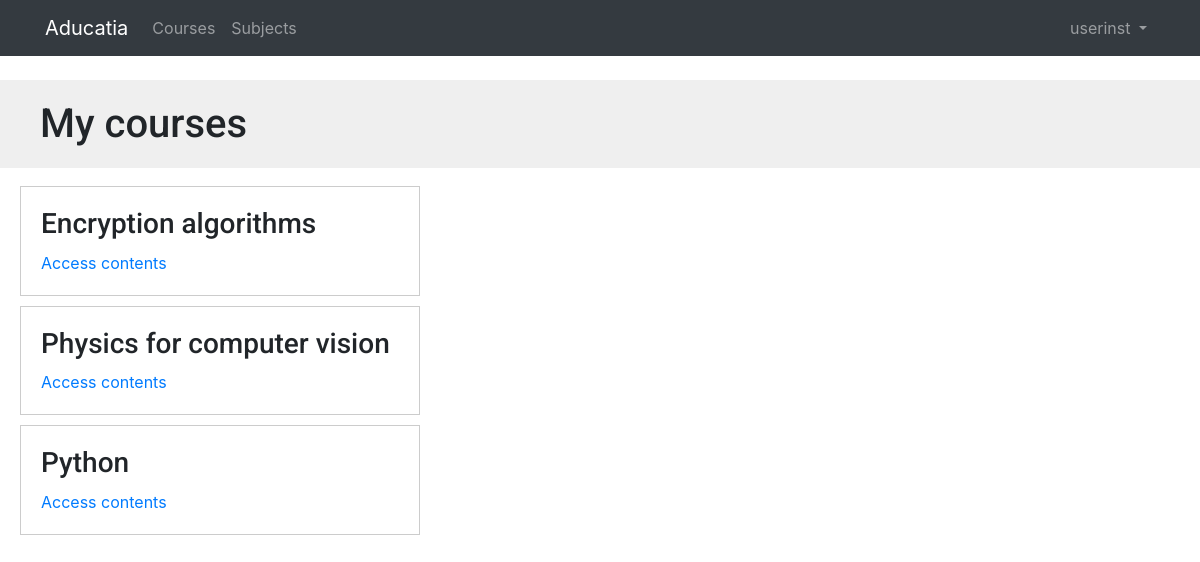
/students/courses/ (signed in), run on the app's committed database.
### courses/models.py (models this page shows, shortened)
class Course(models.Model):
    owner = models.ForeignKey(User,
                    related_name='courses_created',
                    on_delete=models.CASCADE)
    subject = models.ForeignKey(Subject, related_name='courses',
                        on_delete=models.CASCADE)
    title = models.CharField(max_length=200)
    slug = models.SlugField(max_length=200, unique=True)
    overview = models.TextField()
    created = models.DateTimeField(auto_now_add=True)
    students = models.ManyToManyField(User,
                                      related_name='courses_joined',
                                      blank=True)
    class Meta:
        ordering = ['-created']

### students/views.py (the view)
class StudentCourseListView(LoginRequiredMixin, ListView):
    model = Course
    template_name = 'students/course/list.html'
    def get_queryset(self):
        qs = super(StudentCourseListView, self).get_queryset()
        return qs.filter(students__in=[self.request.user])

### courses/templatetags/course.py (called while the page is built)
@register.filter(name='has_group')
def has_group(user, group_name):
    group = Group.objects.get(name=group_name)
    return True if group in user.groups.all() else False

### templates/students/course/list.html (shortened to what this page needs)
{% extends "base.html" %}
{% block content %}
    <h1>My courses</h1>
    <div class="module">
        {% for course in object_list %}
            <div class="course-info">
                <h3>{{ course.title }}</h3>
                <p><a href="{% url "student_course_detail" course.id %}">Access contents</a></p>
            </div>
        {% empty %}
            <p>
                You are not enrolled in any courses yet.
                <a href="{% url "course_list" %}">Browse courses</a> to enroll in a course.
            </p>
        {% endfor %}
    </div>
{% endblock %}

### templates/base/navbar.html (shortened to what this page needs)
{% load course %}
{% url 'course_list' as course_list %}
{% url 'home' as home_url %}
{% url 'sub_list' as subject_url %}
<div  class="navbar navbar-expand-md navbar-dark bg-dark mb-4">
  <div class="container">
    <a href="{{ home_url }}" class=" navbar-brand">Aducatia</a>
<div class="collapse navbar-collapse" id="navbarSupportedContent">
     <ul class="navbar-nav mr-auto">
       <li class="nav-item {% if request.path == course_list %}active{% endif %}">
         <a class="nav-link" href="{{ course_list }}">Courses <span class="sr-only">(current)</span></a>
       </li>
       <li class="nav-item {% if request.path == subject_url %}active{% endif %}">
         <a class="nav-link" href="{{ subject_url }}">Subjects</a>
       </li>
     </ul>
 </div>
<div class="collapse navbar-collapse" id="navbarSupportedContent">
  {% if user.is_authenticated %}
    <ul class="navbar-nav ml-auto">
      <li class="nav-item">
        <a class="nav-link dropdown-toggle" href="#" id="userMenu"
           data-toggle="dropdown" aria-haspopup="true" aria-expanded="false">
          {{ user.username }}
        </a>
      </li>
    </ul>
  {% else %}
    <form class="form-inline ml-auto">
      <a href="{% url 'login' %}" class="btn btn-outline-secondary">Sign in</a>
      <a href="{% url 'student_registration' %}" class="btn btn-primary ml-2">Sign up</a>
    </form>
  {% endif %}
</div>
  </div>
</div>

### static/css/base.css (style rules this page uses)
body { margin:0; font-family:'Roboto', sans-serif; font-weight:400; color:#333; }
a { color:#3fad37; text-decoration:none; }
ul { float:left; }
h1, h2, h3, h4, h5, h6 { font-family:'Roboto', sans-serif; font-weight:300; }
h1 { background:#efefef; width:100%; overflow:auto; padding:20px 0 20px 40px; margin:0; }
.module { padding:10px 20px; float:left; width:600px; }
.module h3 { margin:20px 0 0; padding:0; width:100%; }
.module p { margin:10px 0 20px; width:100%; float:left; }
.course-info { border:1px solid #ccc; padding:0 20px; margin-bottom:10px; width:400px; overflow:auto; }
.course-info a { margin-right:10px; }

### data on the page
Course: title "Encryption algorithms"
Course: title "Physics for computer vision"
Course: title "Python"

### other printed values
{{ user.username }} "userinst"
